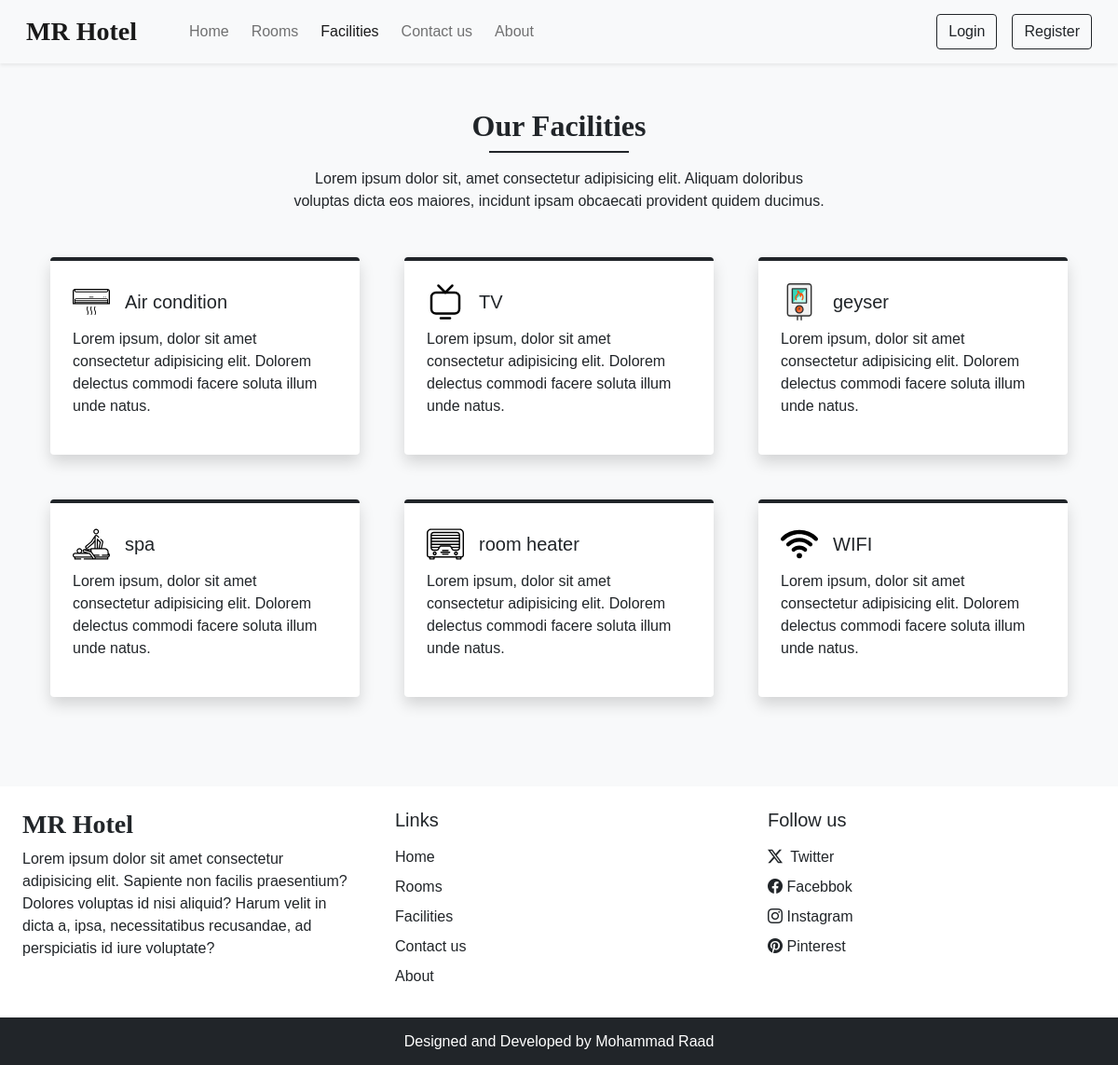
Screenshot of /facilities.php with the database file from the repository.
### tables this page shows
CREATE TABLE `settings` (
  `sr_no` int(11) NOT NULL,
  `site_title` varchar(50) NOT NULL,
  `site_about` varchar(250) NOT NULL,
  `shutdown` tinyint(1) NOT NULL
);

CREATE TABLE `facilities` (
  `id` int(11) NOT NULL,
  `icon` varchar(150) NOT NULL,
  `name` varchar(50) NOT NULL,
  `description` varchar(250) NOT NULL
);

### admin/inc/config.php (called while the page is built, shortened)
<?php
 function select($sql,$values,$datatypes){
 $con = $GLOBALS['con'];
 if($stmt = mysqli_prepare($con,$sql)){
 mysqli_stmt_bind_param($stmt,$datatypes,...$values);
 if(mysqli_stmt_execute($stmt)){
  $res=mysqli_stmt_get_result($stmt);
  return $res;
 }
 else{
  mysqli_stmt_close($stmt);
  die("Query cannot be executed - Select");
 }
}
 else{
  die("Query cannot be prepared - Select");
 }
 }
 function selectAll($table){
$con = $GLOBALS['con'];
$res = mysqli_query($con,"SELECT * FROM $table");
return $res;
}
?>

### facilities.php (the view, shortened to what this page needs)
<!DOCTYPE html>
<html lang="en">
<head>
<link rel="stylesheet" href="https://cdn.jsdelivr.net/npm/swiper@11/swiper-bundle.min.css"/>
  <?php include('inc/links.php')?>
  </head>
<body class="bg-light">
<?php include("inc/header.php")
?>
<div class="my-5 px-4">
  <h2 class="fw-bold h-font text-center">Our Facilities</h2>
  <div class="h-line bg-dark"></div>
  <p class="text-center mt-3">Lorem ipsum dolor  sit, amet consectetur adipisicing elit. Aliquam doloribus <br>
  voluptas dicta eos maiores, incidunt ipsam obcaecati provident quidem ducimus.</p>
</div>
<div class="container">
  <div class="row">
  <?php
$res = selectAll('facilities');
$path = FEATURES_IMG_PATH;
while ($row = mysqli_fetch_assoc($res)) {
    $icon = $path . $row['icon'];
    $name = $row['name'];
    $description = $row['description'];
    echo <<<data
    <div class="col-lg-4 col-md-6 mb-5 px-4">
        <div class="bg-white rounded shadow p-4 border-top border-4 border-dark pop">
            <div class="d-flex align-items-center mb-2">
                <img src="$icon" width="40px">
                <h5 class="m-0 ms-3">$name</h5>
            </div>
            <p>$description</p>
        </div>
    </div>
data;
}
?>
</div>
</div>
<?php include("inc/footer.php");
?>
</body>
</html>

### inc/header.php (shortened to what this page needs)
<nav id="nav-bar" class="navbar navbar-expand-lg navbar-light bg-light px-lg-3 py-lg-2 shadow-sm sticky-top">
  <div class="container-fluid">
    <a class="navbar-brand me-5 fw-bold fs-3 h-font" href="index.php"><?php echo $settings_r['site_title']?></a>
    <div class="collapse navbar-collapse" id="navbarSupportedContent">
      <ul class="navbar-nav me-auto mb-2 mb-lg-0">
        <li class="nav-item">
          <a class="nav-link  me-2"  href="index.php">Home</a>
        </li>
        <li class="nav-item">
          <a class="nav-link me-2 " href="rooms.php">Rooms</a>
        </li>
        <li class="nav-item">
          <a class="nav-link me-2" href="facilities.php">Facilities</a>
        </li>
        <li class="nav-item">
          <a class="nav-link me-2" href="contact.php">Contact us</a>
        </li>
        <li class="nav-item">
          <a class="nav-link me-2" href="about.php">About</a>
        </li>
  </ul>
<div class="d-flex">
<?php
if (isset($_SESSION['login']) && $_SESSION['login'] == true) {
   $path = USERS_IMG_PATH;
  echo <<<data
  <div class="btn-group">
      <button type="button" class="btn btn-outline-dark shadow-none dropdown-toggle" data-bs-toggle="dropdown" data-bs-display="static" aria-expanded="false">
          <img src="{$path}{$_SESSION['uPic']}" style="width:25px;height:25px;" class="me-1">
          {$_SESSION['uName']}
      </button>
      <ul class="dropdown-menu dropdown-menu-lg-end">
          <li><a class="dropdown-item" href="profile.php">Profile</a></li>
          <li><a class="dropdown-item" href="bookings.php">Bookings</a></li>
          <li><a class="dropdown-item" href="logout.php">Logout</a></li>
      </ul>
  </div>
data;
} else {
  echo <<<data
  <button type="button" class="btn btn-outline-dark shadow-none me-lg-3 me-2" data-bs-toggle="modal" data-bs-target="#loginModal">
      Login
  </button>
  <button type="button" class="btn btn-outline-dark shadow-none" data-bs-toggle="modal" data-bs-target="#registerModal">
      Register
  </button>
data;
}
?>
  </div>
  </div>
  </div>
</nav>

### inc/footer.php (shortened to what this page needs)
  <div class="container-fluid bg-white mt-5">
<div class="row">
  <div class="col-lg-4 p-4">
<h3 class="h-font fw-bold fs-3 mb-2"><?php echo $settings_r['site_title'] ?></h3>
<p>
 <?php echo $settings_r['site_about'] ?>
</p>
  </div>
  <div class="col-lg-4 p-4">
 <h5 class="mb-3">Links</h5>
 <a href="index.php" class="d-inline-block mb-2 text-dark text-decoration-none">Home</a> <br>
 <a href="rooms.php" class="d-inline-block mb-2 text-dark text-decoration-none">Rooms</a> <br>
 <a href="facilities.php" class="d-inline-block mb-2 text-dark text-decoration-none">Facilities</a> <br>
 <a href="contact.php" class="d-inline-block mb-2 text-dark text-decoration-none">Contact us</a> <br>
 <a href="about.php" class="d-inline-block mb-2 text-dark text-decoration-none">About</a> <br>
  </div>
  <div class="col-lg-4 p-4">
 <h5 class="mb-3">Follow us </h5>
 <?php
if ($contact_r['tw'] != '') {
    echo <<<data
    <a href="{$contact_r['tw']}" class="d-inline-block mb-2 text-dark text-decoration-none">
        <i class="bi bi-twitter-x me-1"></i> Twitter
    </a>
    <br>
data;
}
?>
<a href="<?php echo $contact_r['fb']?>" class="d-inline-block mb-2 text-dark text-decoration-none">
<i class="bi bi-facebook"></i>  Facebbok
</a>
<br>
<a href="<?php echo $contact_r['insta']?>" class="d-inline-block mb-2  text-dark text-decoration-none">
<i class="bi bi-instagram"></i>    Instagram
</a>
<br>
<a href="https://www.pinterest.com/" class="d-inline-block text-dark text-decoration-none">
<i class="bi bi-pinterest"></i>  Pinterest
</a>
  </div>
</div>
</div>
<h6 class="text-center bg-dark text-white p-3 m-0">Designed and Developed by Mohammad Raad</h6>

### css/common.css (style rules this page uses)
:root { --teal:#2ec1ac; --teal_hover:#279eBc; }
* { font-family: 'Poppins',sans-serif; }
.h-font { font-family:'Merienda' , cursive; }
.h-line { width:150px; margin : 0 auto; height:1.7px; }

### rows the page displays
settings: site_title "MR Hotel", site_about "Lorem ipsum dolor sit amet consectetur adipisicing elit. Sapiente non facilis praesentium? Dolores voluptas id nisi aliquid? Harum velit in dicta a, ipsa, necessitatibus recusandae, ad perspiciatis id iure voluptate?"
facilities: icon (picture), name "Air condition", description "Lorem ipsum, dolor sit amet consectetur adipisicing elit. Dolorem delectus commodi facere soluta illum unde natus."
facilities: icon (picture), name "TV", description "Lorem ipsum, dolor sit amet consectetur adipisicing elit. Dolorem delectus commodi facere soluta illum unde natus."
facilities: icon (picture), name "geyser", description "Lorem ipsum, dolor sit amet consectetur adipisicing elit. Dolorem delectus commodi facere soluta illum unde natus."
facilities: icon (picture), name "spa", description "Lorem ipsum, dolor sit amet consectetur adipisicing elit. Dolorem delectus commodi facere soluta illum unde natus."
facilities: icon (picture), name "room heater", description "Lorem ipsum, dolor sit amet consectetur adipisicing elit. Dolorem delectus commodi facere soluta illum unde natus."
facilities: icon (picture), name "WIFI", description "Lorem ipsum, dolor sit amet consectetur adipisicing elit. Dolorem delectus commodi facere soluta illum unde natus."
